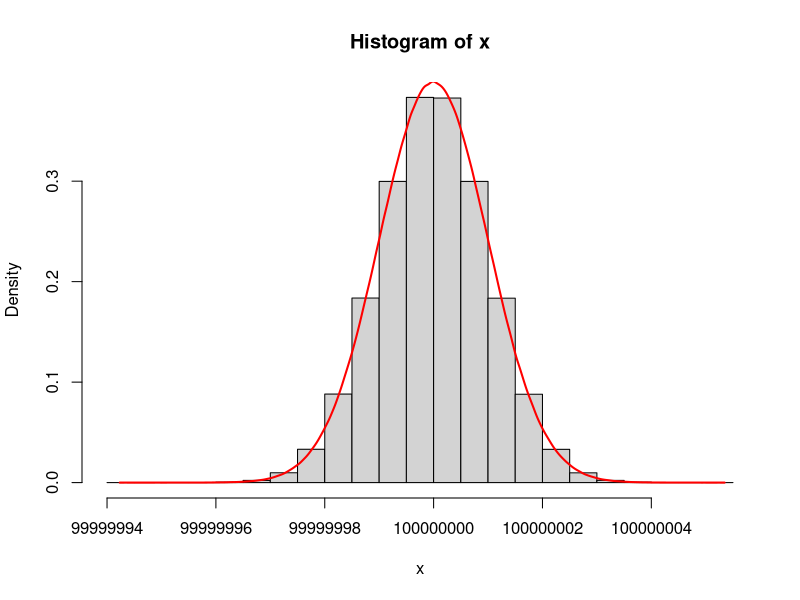

Source code (R):
rm(list=ls())              # clear workspace => start fresh
library(compiler)          # Explicitly attach the compiler library
enableJIT(0)               # disable precompiled functions
options(digits=6)          # number of digits shown in console

VarComExpress <- function(x){
  ## Computational expression of the sample variance
  x <- as.vector(x)
  n <- length(x)                               # number of elements
  meanLoop <- 0 ; squareLoop <- 0              # initialize summation variables
  ## single loop to get summation terms
  for (i in 1:n) {
    meanLoop <- meanLoop + x[i]                # get sum of x
    squareLoop <- squareLoop + x[i]^2          # get sum of x^2
  }
  xMean <- meanLoop/n
  xVar <- (squareLoop - n*xMean^2)/(n-1)       # calculate variance
  return(xVar)
} # end::VarComExpress

VarDefExpress <- function(x){
  ################################################
  ## Defintional expression of the sample variance
  ################################################
  n <- length(x)        # number of observations
  ## Initialize loop sums
  meanLoop <- 0         
  varLoop <- 0
  ## Calculate mean
  for (i in 1:n) { 
    meanLoop <- meanLoop + x[i] 
  }  
  xMean <- meanLoop/n
  ## Calculate variance
  for (i in 1:n) { 
    varLoop <- varLoop + (x[i]-xMean)^2 
  }
  xVar <- varLoop/(n-1)
  return(xVar)
} # end::VarDefExpress

## generate random vector
inputMean <- 1e8                              # try 1e2 to 1e8 for inputMean 
nCount <- 1e7                                 # number of observations
x <- rnorm(nCount, mean=inputMean, sd=1)      # generate random input vector with target sd=1                              
print(object.size(x), units="Mb")             # memory allocation for object x

## evaluate distribution of x
summary(x, digits=12)
hist(x, freq=FALSE)
lines(density(x), lwd=2, col="red")

## evaluate R's internal, definitional and computational variance functions
timeSys <- system.time(varSys <- var(x))[3]             # R's internal function
timeDef <- system.time(varDef <- VarDefExpress(x))[3]   # definitional expression
timeCom <- system.time(varCom <- VarComExpress(x))[3]   # computational expression

## Report formatted results
data.frame(Method=c("Sys:","Def:","Com:"),
           Var=c(varSys,varDef,varCom),
           Time=c(timeSys,timeDef,timeCom))
